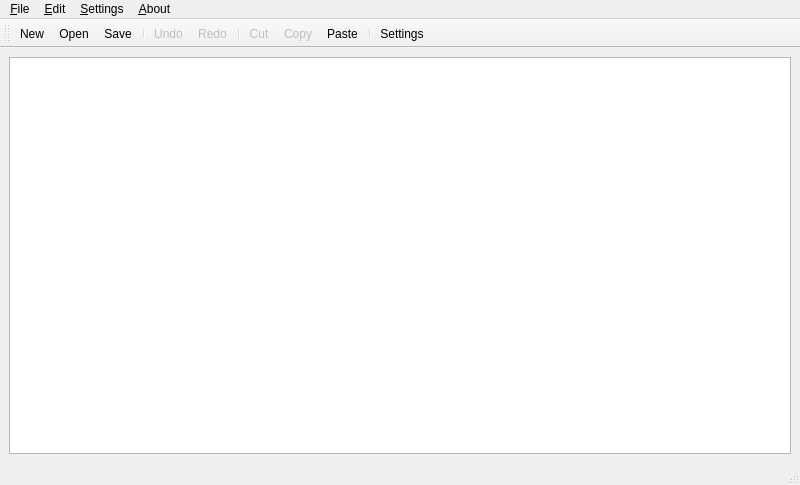
<?xml version="1.0" encoding="UTF-8"?>
<ui version="4.0">
 <class>MainWindow</class>
 <widget class="QMainWindow" name="MainWindow">
  <property name="geometry">
   <rect>
    <x>0</x>
    <y>0</y>
    <width>800</width>
    <height>485</height>
   </rect>
  </property>
  <property name="windowTitle">
   <string>TextEditor</string>
  </property>
  <property name="windowIcon">
   <iconset>
    <normaloff>resources/images/text_editor_icon.ico</normaloff>resources/images/text_editor_icon.ico</iconset>
  </property>
  <widget class="QWidget" name="centralwidget">
   <layout class="QVBoxLayout" name="verticalLayout">
    <item>
     <widget class="QPlainTextEdit" name="plainTextEdit">
      <property name="statusTip">
       <string>Enter the text</string>
      </property>
      <property name="plainText">
       <string/>
      </property>
     </widget>
    </item>
   </layout>
  </widget>
  <widget class="QMenuBar" name="menubar">
   <property name="geometry">
    <rect>
     <x>0</x>
     <y>0</y>
     <width>800</width>
     <height>20</height>
    </rect>
   </property>
   <widget class="QMenu" name="menu_File">
    <property name="mouseTracking">
     <bool>true</bool>
    </property>
    <property name="title">
     <string>&amp;File</string>
    </property>
    <addaction name="action_New"/>
    <addaction name="action_Open"/>
    <addaction name="action_Save"/>
    <addaction name="separator"/>
    <addaction name="action_Exit"/>
   </widget>
   <widget class="QMenu" name="menu_Edit">
    <property name="title">
     <string>&amp;Edit</string>
    </property>
    <addaction name="action_Undo"/>
    <addaction name="action_Redo"/>
    <addaction name="separator"/>
    <addaction name="action_Cut"/>
    <addaction name="action_Copy"/>
    <addaction name="action_Paste"/>
    <addaction name="separator"/>
    <addaction name="action_Select_all"/>
    <addaction name="action_Date_and_time"/>
   </widget>
   <widget class="QMenu" name="menu_About">
    <property name="title">
     <string>&amp;About</string>
    </property>
    <addaction name="action_About_program"/>
    <addaction name="action_About_Qt"/>
   </widget>
   <widget class="QMenu" name="Settings">
    <property name="title">
     <string>&amp;Settings</string>
    </property>
    <addaction name="action_Settings"/>
   </widget>
   <addaction name="menu_File"/>
   <addaction name="menu_Edit"/>
   <addaction name="Settings"/>
   <addaction name="menu_About"/>
  </widget>
  <widget class="QStatusBar" name="statusbar">
   <property name="enabled">
    <bool>true</bool>
   </property>
  </widget>
  <widget class="QToolBar" name="toolBar">
   <property name="windowTitle">
    <string>toolBar</string>
   </property>
   <property name="toolButtonStyle">
    <enum>Qt::ToolButtonTextUnderIcon</enum>
   </property>
   <attribute name="toolBarArea">
    <enum>TopToolBarArea</enum>
   </attribute>
   <attribute name="toolBarBreak">
    <bool>false</bool>
   </attribute>
   <addaction name="action_New"/>
   <addaction name="action_Open"/>
   <addaction name="action_Save"/>
   <addaction name="separator"/>
   <addaction name="action_Undo"/>
   <addaction name="action_Redo"/>
   <addaction name="separator"/>
   <addaction name="action_Cut"/>
   <addaction name="action_Copy"/>
   <addaction name="action_Paste"/>
   <addaction name="separator"/>
   <addaction name="action_Settings"/>
  </widget>
  <action name="action_New">
   <property name="icon">
    <iconset>
     <normaloff>resources/images/new.ico</normaloff>resources/images/new.ico</iconset>
   </property>
   <property name="text">
    <string>&amp;New</string>
   </property>
   <property name="statusTip">
    <string>Create a new file</string>
   </property>
  </action>
  <action name="action_Open">
   <property name="icon">
    <iconset>
     <normaloff>resources/images/open.ico</normaloff>resources/images/open.ico</iconset>
   </property>
   <property name="text">
    <string>&amp;Open</string>
   </property>
   <property name="statusTip">
    <string>Open a file from the selected directory</string>
   </property>
  </action>
  <action name="action_Save">
   <property name="icon">
    <iconset>
     <normaloff>resources/images/save.ico</normaloff>resources/images/save.ico</iconset>
   </property>
   <property name="text">
    <string>&amp;Save</string>
   </property>
   <property name="statusTip">
    <string>Save file in selected directory</string>
   </property>
  </action>
  <action name="action_Exit">
   <property name="icon">
    <iconset>
     <normaloff>resources/images/exit.ico</normaloff>resources/images/exit.ico</iconset>
   </property>
   <property name="text">
    <string>&amp;Exit</string>
   </property>
   <property name="statusTip">
    <string>Exit from application</string>
   </property>
  </action>
  <action name="action_Undo">
   <property name="enabled">
    <bool>false</bool>
   </property>
   <property name="icon">
    <iconset>
     <normaloff>resources/images/undo.ico</normaloff>resources/images/undo.ico</iconset>
   </property>
   <property name="text">
    <string>&amp;Undo</string>
   </property>
   <property name="statusTip">
    <string>Undo the last action</string>
   </property>
  </action>
  <action name="action_Redo">
   <property name="enabled">
    <bool>false</bool>
   </property>
   <property name="icon">
    <iconset>
     <normaloff>resources/images/redo.ico</normaloff>resources/images/redo.ico</iconset>
   </property>
   <property name="text">
    <string>&amp;Redo</string>
   </property>
   <property name="statusTip">
    <string>Restore a canceled action</string>
   </property>
  </action>
  <action name="action_Cut">
   <property name="enabled">
    <bool>false</bool>
   </property>
   <property name="icon">
    <iconset>
     <normaloff>resources/images/cut.ico</normaloff>resources/images/cut.ico</iconset>
   </property>
   <property name="text">
    <string>&amp;Cut</string>
   </property>
   <property name="statusTip">
    <string>Delete the selected text</string>
   </property>
  </action>
  <action name="action_Paste">
   <property name="icon">
    <iconset>
     <normaloff>resources/images/paste.ico</normaloff>resources/images/paste.ico</iconset>
   </property>
   <property name="text">
    <string>&amp;Paste</string>
   </property>
   <property name="statusTip">
    <string>Paste the text from the clipboard</string>
   </property>
  </action>
  <action name="action_Select_all">
   <property name="icon">
    <iconset>
     <normaloff>resources/images/select_all.ico</normaloff>resources/images/select_all.ico</iconset>
   </property>
   <property name="text">
    <string>&amp;Select all</string>
   </property>
   <property name="statusTip">
    <string>Select all the contents of the file</string>
   </property>
  </action>
  <action name="action_About_program">
   <property name="icon">
    <iconset>
     <normaloff>resources/images/about_program.ico</normaloff>resources/images/about_program.ico</iconset>
   </property>
   <property name="text">
    <string>&amp;About program</string>
   </property>
   <property name="statusTip">
    <string>View the program version</string>
   </property>
  </action>
  <action name="action_About_Qt">
   <property name="icon">
    <iconset>
     <normaloff>resources/images/about_qt.ico</normaloff>resources/images/about_qt.ico</iconset>
   </property>
   <property name="text">
    <string>&amp;About Qt</string>
   </property>
   <property name="statusTip">
    <string>Information window of Qt</string>
   </property>
  </action>
  <action name="action_Copy">
   <property name="enabled">
    <bool>false</bool>
   </property>
   <property name="icon">
    <iconset>
     <normaloff>resources/images/copy.ico</normaloff>resources/images/copy.ico</iconset>
   </property>
   <property name="text">
    <string>&amp;Copy</string>
   </property>
   <property name="statusTip">
    <string>Copy the selected text fragment</string>
   </property>
  </action>
  <action name="action_Settings">
   <property name="icon">
    <iconset>
     <normaloff>resources/images/settings.ico</normaloff>resources/images/settings.ico</iconset>
   </property>
   <property name="text">
    <string>&amp;Settings</string>
   </property>
   <property name="statusTip">
    <string>Сustomize the view of the status bar and toolbar</string>
   </property>
   <property name="iconVisibleInMenu">
    <bool>true</bool>
   </property>
  </action>
  <action name="action_Date_and_time">
   <property name="text">
    <string>&amp;Date and time</string>
   </property>
   <property name="statusTip">
    <string>Show current date and time</string>
   </property>
   <property name="shortcut">
    <string>F5</string>
   </property>
  </action>
 </widget>
 <resources/>
 <connections>
  <connection>
   <sender>plainTextEdit</sender>
   <signal>copyAvailable(bool)</signal>
   <receiver>action_Cut</receiver>
   <slot>setEnabled(bool)</slot>
   <hints>
    <hint type="sourcelabel">
     <x>399</x>
     <y>298</y>
    </hint>
    <hint type="destinationlabel">
     <x>-1</x>
     <y>-1</y>
    </hint>
   </hints>
  </connection>
  <connection>
   <sender>plainTextEdit</sender>
   <signal>undoAvailable(bool)</signal>
   <receiver>action_Undo</receiver>
   <slot>setEnabled(bool)</slot>
   <hints>
    <hint type="sourcelabel">
     <x>399</x>
     <y>298</y>
    </hint>
    <hint type="destinationlabel">
     <x>-1</x>
     <y>-1</y>
    </hint>
   </hints>
  </connection>
  <connection>
   <sender>plainTextEdit</sender>
   <signal>redoAvailable(bool)</signal>
   <receiver>action_Redo</receiver>
   <slot>setEnabled(bool)</slot>
   <hints>
    <hint type="sourcelabel">
     <x>399</x>
     <y>298</y>
    </hint>
    <hint type="destinationlabel">
     <x>-1</x>
     <y>-1</y>
    </hint>
   </hints>
  </connection>
  <connection>
   <sender>plainTextEdit</sender>
   <signal>modificationChanged(bool)</signal>
   <receiver>MainWindow</receiver>
   <slot>setWindowModified(bool)</slot>
   <hints>
    <hint type="sourcelabel">
     <x>399</x>
     <y>298</y>
    </hint>
    <hint type="destinationlabel">
     <x>399</x>
     <y>299</y>
    </hint>
   </hints>
  </connection>
  <connection>
   <sender>action_Paste</sender>
   <signal>triggered()</signal>
   <receiver>plainTextEdit</receiver>
   <slot>paste()</slot>
   <hints>
    <hint type="sourcelabel">
     <x>-1</x>
     <y>-1</y>
    </hint>
    <hint type="destinationlabel">
     <x>399</x>
     <y>298</y>
    </hint>
   </hints>
  </connection>
  <connection>
   <sender>action_Exit</sender>
   <signal>triggered()</signal>
   <receiver>MainWindow</receiver>
   <slot>close()</slot>
   <hints>
    <hint type="sourcelabel">
     <x>-1</x>
     <y>-1</y>
    </hint>
    <hint type="destinationlabel">
     <x>399</x>
     <y>299</y>
    </hint>
   </hints>
  </connection>
  <connection>
   <sender>action_Undo</sender>
   <signal>triggered()</signal>
   <receiver>plainTextEdit</receiver>
   <slot>undo()</slot>
   <hints>
    <hint type="sourcelabel">
     <x>-1</x>
     <y>-1</y>
    </hint>
    <hint type="destinationlabel">
     <x>399</x>
     <y>298</y>
    </hint>
   </hints>
  </connection>
  <connection>
   <sender>action_Select_all</sender>
   <signal>triggered()</signal>
   <receiver>plainTextEdit</receiver>
   <slot>selectAll()</slot>
   <hints>
    <hint type="sourcelabel">
     <x>-1</x>
     <y>-1</y>
    </hint>
    <hint type="destinationlabel">
     <x>399</x>
     <y>298</y>
    </hint>
   </hints>
  </connection>
  <connection>
   <sender>action_Redo</sender>
   <signal>triggered()</signal>
   <receiver>plainTextEdit</receiver>
   <slot>redo()</slot>
   <hints>
    <hint type="sourcelabel">
     <x>-1</x>
     <y>-1</y>
    </hint>
    <hint type="destinationlabel">
     <x>399</x>
     <y>266</y>
    </hint>
   </hints>
  </connection>
  <connection>
   <sender>action_Cut</sender>
   <signal>triggered()</signal>
   <receiver>plainTextEdit</receiver>
   <slot>cut()</slot>
   <hints>
    <hint type="sourcelabel">
     <x>-1</x>
     <y>-1</y>
    </hint>
    <hint type="destinationlabel">
     <x>399</x>
     <y>298</y>
    </hint>
   </hints>
  </connection>
  <connection>
   <sender>action_Copy</sender>
   <signal>triggered()</signal>
   <receiver>plainTextEdit</receiver>
   <slot>copy()</slot>
   <hints>
    <hint type="sourcelabel">
     <x>-1</x>
     <y>-1</y>
    </hint>
    <hint type="destinationlabel">
     <x>399</x>
     <y>298</y>
    </hint>
   </hints>
  </connection>
  <connection>
   <sender>plainTextEdit</sender>
   <signal>copyAvailable(bool)</signal>
   <receiver>action_Copy</receiver>
   <slot>setEnabled(bool)</slot>
   <hints>
    <hint type="sourcelabel">
     <x>399</x>
     <y>298</y>
    </hint>
    <hint type="destinationlabel">
     <x>-1</x>
     <y>-1</y>
    </hint>
   </hints>
  </connection>
 </connections>
</ui>
